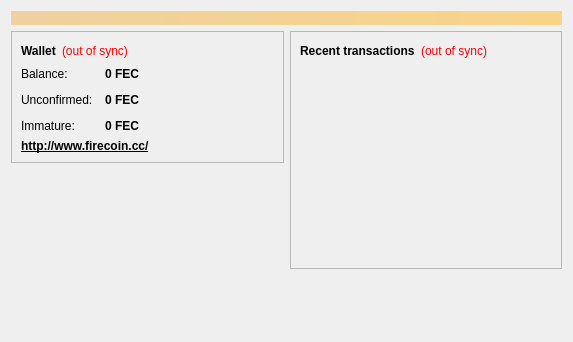
<?xml version="1.0" encoding="UTF-8"?>
<ui version="4.0">
 <class>OverviewPage</class>
 <widget class="QWidget" name="OverviewPage">
  <property name="geometry">
   <rect>
    <x>0</x>
    <y>0</y>
    <width>573</width>
    <height>342</height>
   </rect>
  </property>
  <property name="windowTitle">
   <string>Form</string>
  </property>
  <layout class="QVBoxLayout" name="topLayout">
   <item>
    <widget class="QLabel" name="labelAlerts">
     <property name="visible">
      <bool>false</bool>
     </property>
     <property name="styleSheet">
      <string notr="true">background-color: qlineargradient(x1: 0, y1: 0, x2: 1, y2: 0, stop:0 #F0D0A0, stop:1 #F8D488); color:#000000;</string>
     </property>
     <property name="wordWrap">
      <bool>true</bool>
     </property>
     <property name="margin">
      <number>3</number>
     </property>
    </widget>
   </item>
   <item>
    <layout class="QHBoxLayout" name="horizontalLayout" stretch="1,1">
     <item>
      <layout class="QVBoxLayout" name="verticalLayout_2">
       <item>
        <widget class="QFrame" name="frame">
         <property name="frameShape">
          <enum>QFrame::StyledPanel</enum>
         </property>
         <property name="frameShadow">
          <enum>QFrame::Raised</enum>
         </property>
         <layout class="QVBoxLayout" name="verticalLayout_4">
          <item>
           <layout class="QHBoxLayout" name="horizontalLayout_4">
            <item>
             <widget class="QLabel" name="label_5">
              <property name="font">
               <font>
                <weight>75</weight>
                <bold>true</bold>
               </font>
              </property>
              <property name="text">
               <string>Wallet</string>
              </property>
             </widget>
            </item>
            <item>
             <widget class="QLabel" name="labelWalletStatus">
              <property name="toolTip">
               <string>The displayed information may be out of date. Your wallet automatically synchronizes with the Firecoin network after a connection is established, but this process has not completed yet.</string>
              </property>
              <property name="styleSheet">
               <string notr="true">QLabel { color: red; }</string>
              </property>
              <property name="text">
               <string notr="true">(out of sync)</string>
              </property>
              <property name="alignment">
               <set>Qt::AlignLeading|Qt::AlignLeft|Qt::AlignVCenter</set>
              </property>
             </widget>
            </item>
            <item>
             <spacer name="horizontalSpacer_2">
              <property name="orientation">
               <enum>Qt::Horizontal</enum>
              </property>
              <property name="sizeHint" stdset="0">
               <size>
                <width>40</width>
                <height>20</height>
               </size>
              </property>
             </spacer>
            </item>
           </layout>
          </item>
          <item>
           <layout class="QFormLayout" name="formLayout_2">
            <property name="fieldGrowthPolicy">
             <enum>QFormLayout::AllNonFixedFieldsGrow</enum>
            </property>
            <property name="horizontalSpacing">
             <number>12</number>
            </property>
            <property name="verticalSpacing">
             <number>12</number>
            </property>
            <item row="0" column="0">
             <widget class="QLabel" name="label">
              <property name="text">
               <string>Balance:</string>
              </property>
             </widget>
            </item>
            <item row="0" column="1">
             <widget class="QLabel" name="labelBalance">
              <property name="font">
               <font>
                <weight>75</weight>
                <bold>true</bold>
               </font>
              </property>
              <property name="cursor">
               <cursorShape>IBeamCursor</cursorShape>
              </property>
              <property name="toolTip">
               <string>Your current balance</string>
              </property>
              <property name="text">
               <string notr="true">0 FEC</string>
              </property>
              <property name="textInteractionFlags">
               <set>Qt::LinksAccessibleByMouse|Qt::TextSelectableByKeyboard|Qt::TextSelectableByMouse</set>
              </property>
             </widget>
            </item>
            <item row="1" column="0">
             <widget class="QLabel" name="label_3">
              <property name="text">
               <string>Unconfirmed:</string>
              </property>
             </widget>
            </item>
            <item row="1" column="1">
             <widget class="QLabel" name="labelUnconfirmed">
              <property name="font">
               <font>
                <weight>75</weight>
                <bold>true</bold>
               </font>
              </property>
              <property name="cursor">
               <cursorShape>IBeamCursor</cursorShape>
              </property>
              <property name="toolTip">
               <string>Total of transactions that have yet to be confirmed, and do not yet count toward the current balance</string>
              </property>
              <property name="text">
               <string notr="true">0 FEC</string>
              </property>
              <property name="textInteractionFlags">
               <set>Qt::LinksAccessibleByMouse|Qt::TextSelectableByKeyboard|Qt::TextSelectableByMouse</set>
              </property>
             </widget>
            </item>
            <item row="2" column="0">
             <widget class="QLabel" name="labelImmatureText">
              <property name="text">
               <string>Immature:</string>
              </property>
             </widget>
            </item>
            <item row="2" column="1">
             <widget class="QLabel" name="labelImmature">
              <property name="font">
               <font>
                <weight>75</weight>
                <bold>true</bold>
               </font>
              </property>
              <property name="toolTip">
               <string>Mined balance that has not yet matured</string>
              </property>
              <property name="text">
               <string notr="true">0 FEC</string>
              </property>
              <property name="textInteractionFlags">
               <set>Qt::LinksAccessibleByMouse|Qt::TextSelectableByKeyboard|Qt::TextSelectableByMouse</set>
              </property>
             </widget>
            </item>
           </layout>
          </item>
          <item>
           <widget class="QLabel" name="label_2">
            <property name="text">
             <string>&lt;html&gt;&lt;head/&gt;&lt;body&gt;&lt;p&gt;&lt;a href=&quot;http://www.firecoin.cc/&quot;&gt;&lt;span style=&quot; font-weight:600; text-decoration: underline; color:#000000;&quot;&gt;http://www.firecoin.cc/&lt;/span&gt;&lt;/a&gt;&lt;/p&gt;&lt;/body&gt;&lt;/html&gt;</string>
            </property>
            <property name="openExternalLinks">
             <bool>true</bool>
            </property>
           </widget>
          </item>
         </layout>
        </widget>
       </item>
       <item>
        <spacer name="verticalSpacer_3">
         <property name="orientation">
          <enum>Qt::Vertical</enum>
         </property>
         <property name="sizeHint" stdset="0">
          <size>
           <width>20</width>
           <height>40</height>
          </size>
         </property>
        </spacer>
       </item>
       <item>
        <widget class="QLabel" name="label_6">
         <property name="text">
          <string/>
         </property>
         <property name="pixmap">
          <pixmap resource="../bitcoin.qrc">:/icons/logo</pixmap>
         </property>
         <property name="alignment">
          <set>Qt::AlignBottom|Qt::AlignJustify</set>
         </property>
        </widget>
       </item>
       <item>
        <spacer name="verticalSpacer">
         <property name="orientation">
          <enum>Qt::Vertical</enum>
         </property>
         <property name="sizeHint" stdset="0">
          <size>
           <width>20</width>
           <height>40</height>
          </size>
         </property>
        </spacer>
       </item>
      </layout>
     </item>
     <item>
      <layout class="QVBoxLayout" name="verticalLayout_3">
       <item>
        <widget class="QFrame" name="frame_2">
         <property name="frameShape">
          <enum>QFrame::StyledPanel</enum>
         </property>
         <property name="frameShadow">
          <enum>QFrame::Raised</enum>
         </property>
         <layout class="QVBoxLayout" name="verticalLayout">
          <item>
           <layout class="QHBoxLayout" name="horizontalLayout_2">
            <item>
             <widget class="QLabel" name="label_4">
              <property name="text">
               <string>&lt;b&gt;Recent transactions&lt;/b&gt;</string>
              </property>
             </widget>
            </item>
            <item>
             <widget class="QLabel" name="labelTransactionsStatus">
              <property name="toolTip">
               <string>The displayed information may be out of date. Your wallet automatically synchronizes with the Firecoin network after a connection is established, but this process has not completed yet.</string>
              </property>
              <property name="styleSheet">
               <string notr="true">QLabel { color: red; }</string>
              </property>
              <property name="text">
               <string notr="true">(out of sync)</string>
              </property>
              <property name="alignment">
               <set>Qt::AlignRight|Qt::AlignTrailing|Qt::AlignVCenter</set>
              </property>
             </widget>
            </item>
            <item>
             <spacer name="horizontalSpacer">
              <property name="orientation">
               <enum>Qt::Horizontal</enum>
              </property>
              <property name="sizeHint" stdset="0">
               <size>
                <width>40</width>
                <height>20</height>
               </size>
              </property>
             </spacer>
            </item>
           </layout>
          </item>
          <item>
           <widget class="QListView" name="listTransactions">
            <property name="styleSheet">
             <string notr="true">QListView { background: transparent; }</string>
            </property>
            <property name="frameShape">
             <enum>QFrame::NoFrame</enum>
            </property>
            <property name="verticalScrollBarPolicy">
             <enum>Qt::ScrollBarAlwaysOff</enum>
            </property>
            <property name="horizontalScrollBarPolicy">
             <enum>Qt::ScrollBarAlwaysOff</enum>
            </property>
            <property name="selectionMode">
             <enum>QAbstractItemView::NoSelection</enum>
            </property>
           </widget>
          </item>
         </layout>
        </widget>
       </item>
       <item>
        <spacer name="verticalSpacer_2">
         <property name="orientation">
          <enum>Qt::Vertical</enum>
         </property>
         <property name="sizeHint" stdset="0">
          <size>
           <width>20</width>
           <height>40</height>
          </size>
         </property>
        </spacer>
       </item>
      </layout>
     </item>
    </layout>
   </item>
  </layout>
 </widget>
 <resources>
  <include location="../bitcoin.qrc"/>
 </resources>
 <connections/>
</ui>
